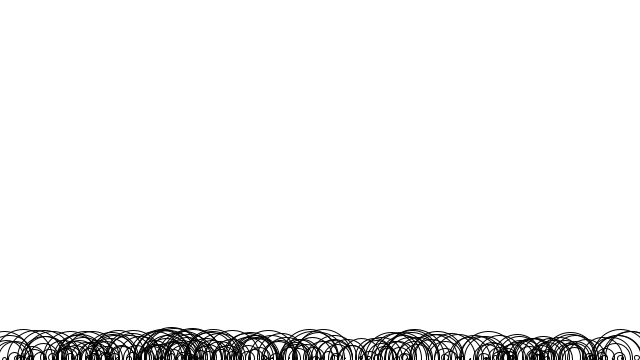
Frame 1 (no input)
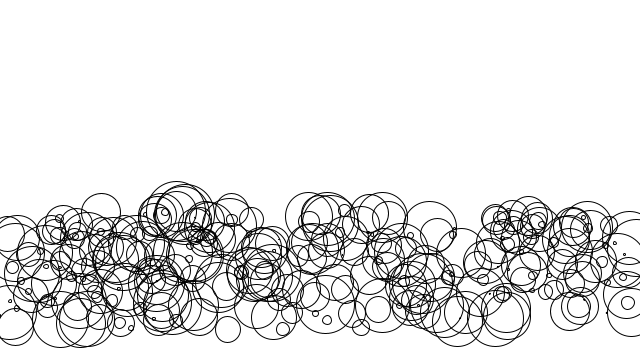
Frame 60 (the mouse pressed at the canvas centre just before this capture)
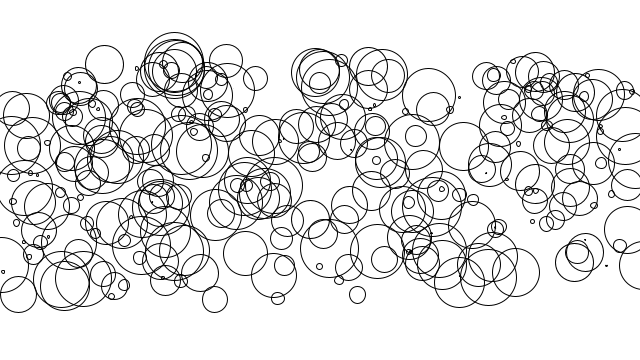
Frame 120 (the mouse held since frame 60 and released just before this capture)

The Processing sketch that drew these frames (run headless with seeded random() and noise(); from frame 60 on, the mouse is pressed at the canvas centre):

// Processing sketch: sketch_9_4_Arrays_and_Loops
// ── sketch_9_4_Arrays_and_Loops.pde
// Arrays and Loops
// Learning Processing
// The Coding Train / Daniel Shiffman
// https://thecodingtrain.com/Courses/learning-processing/9-arrays/9.4-arrays-and-loops.html
// https://youtu.be/am6e1U2BHkA

Bubble[] bubbles = new Bubble[300];

void setup() {
  size(640, 360);
  for (int i = 0; i < bubbles.length; i++) {
    bubbles[i] = new Bubble(random(60));
  }
}

void draw() {
  background(255);
  for (int i = 0; i < bubbles.length; i++) {
    bubbles[i].ascend();
    bubbles[i].display();
    bubbles[i].top();
  }
}

// ── Bubble.pde
class Bubble {

  float x;
  float y;
  float diameter;
  float yspeed;

  Bubble(float tempD) {
    x = random(width);
    y = height;
    diameter = tempD;
    yspeed = random(0.5, 2.5);
  }

  void ascend() {
    y = y - yspeed;
    x = x + random(-2,2);
  }

  void display() {
    stroke(0);
    noFill();
    //fill(127,100);
    ellipse(x, y, diameter, diameter);
  }

  void top() {
    if (y < -diameter/2) {
      y = height+diameter/2;
    }
  }
}
